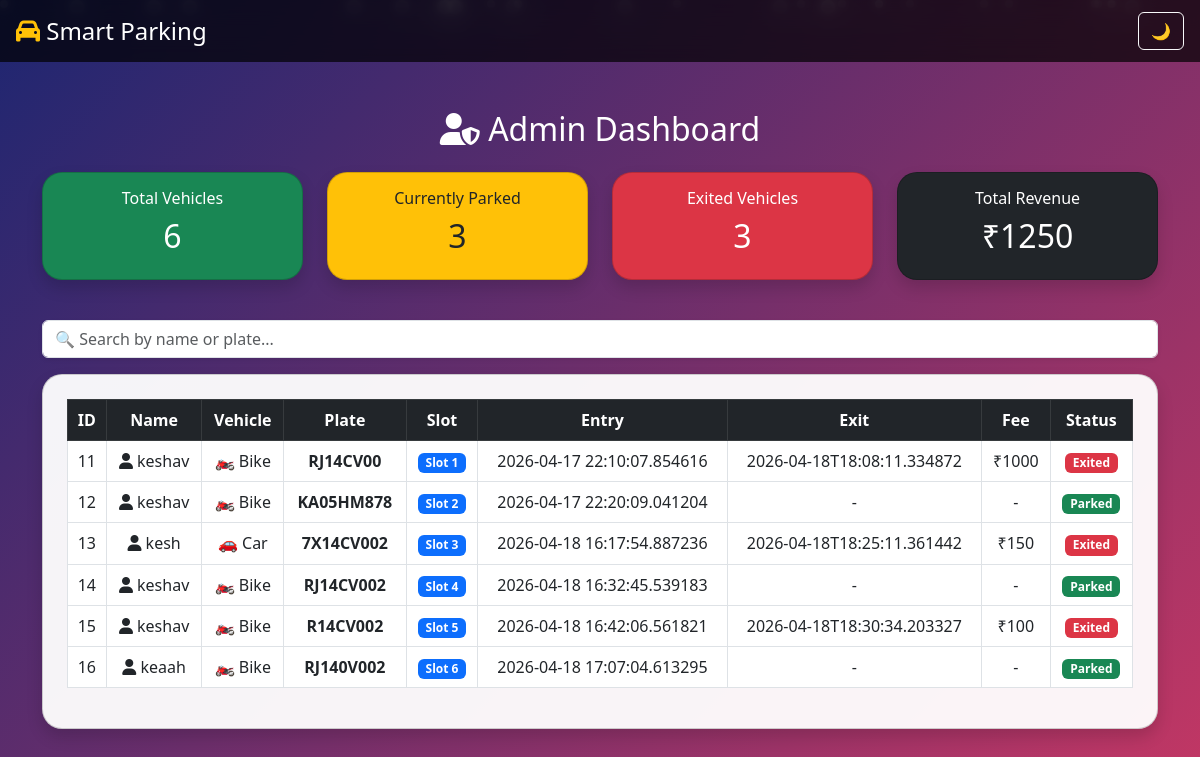
Screenshot of /admin (signed in) with the database file from the repository.
### tables this page shows
CREATE TABLE users (
            id INTEGER PRIMARY KEY AUTOINCREMENT,
            name TEXT,
            vehicle TEXT,
            plate TEXT UNIQUE,
            slot INTEGER,
            entry_time TEXT,
            exit_time TEXT,
            fee INTEGER,
            status TEXT
        );

### main.py (the view)
@app.route('/admin')
def admin():
    if not session.get('admin'):
        return redirect('/login')
    conn = sqlite3.connect('parking.db')
    cur = conn.cursor()
    cur.execute("SELECT * FROM users")
    users = cur.fetchall()
    conn.close()
    return render_template('admin.html', users=users)

### templates/admin.html (shortened to what this page needs)
{% extends 'base.html' %}
{% block content %}
<div class="text-center mt-5 animate__animated animate__fadeInDown">
    <h2 class="text-center mb-4 title-glow">
        <i class="fas fa-user-shield"></i> Admin Dashboard
    </h2>
    <div class="row text-center mb-4">
        <div class="col-md-3 mb-3">
            <div class="card p-3 bg-success text-white shadow">
                <h6>Total Vehicles</h6>
                <h2>{{ users|length }}</h2>
            </div>
        </div>
        <div class="col-md-3 mb-3">
            <div class="card p-3 bg-warning text-dark shadow">
                <h6>Currently Parked</h6>
                <h2>{{ users | selectattr(8, 'equalto', 'parked') | list | length }}</h2>
            </div>
        </div>
        <div class="col-md-3 mb-3">
            <div class="card p-3 bg-danger text-white shadow">
                <h6>Exited Vehicles</h6>
                <h2>{{ users | selectattr(8, 'equalto', 'exited') | list | length }}</h2>
            </div>
        </div>
        <div class="col-md-3 mb-3">
            <div class="card p-3 bg-dark text-white shadow">
                <h6>Total Revenue</h6>
                <h2>₹{{ users | map(attribute=7) | select | sum }}</h2>
            </div>
        </div>
    </div>
    <input type="text" id="searchInput" class="form-control mb-3 shadow-sm"
           placeholder="🔍 Search by name or plate...">
    <div class="card p-4 shadow">
        <div class="table-responsive">
            <table class="table table-hover table-bordered align-middle text-center">
                <thead class="table-dark">
                    <tr>
                        <th>ID</th>
                        <th>Name</th>
                        <th>Vehicle</th>
                        <th>Plate</th>
                        <th>Slot</th>
                        <th>Entry</th>
                        <th>Exit</th>
                        <th>Fee</th>
                        <th>Status</th>
                    </tr>
                </thead>
                <tbody id="tableBody">
                    {% for u in users %}
                    <tr>
                        <td>{{ u[0] }}</td>
                        <td>
                            <i class="fas fa-user"></i> {{ u[1] }}
                        </td>
                        <td>
                            {% if u[2] == "car" %}
                                🚗 Car
                            {% else %}
                                🏍️ Bike
                            {% endif %}
                        </td>
                        <td><strong>{{ u[3] }}</strong></td>
                        <td>
                            <span class="badge bg-primary">Slot {{ u[4] }}</span>
                        </td>
                        <td>{{ u[5] }}</td>
                        <td>
                            {% if u[6] %}
                                {{ u[6] }}
                            {% else %}
                                -
                            {% endif %}
                        </td>
                        <td>
                            {% if u[7] %}
                                ₹{{ u[7] }}
                            {% else %}
                                -
                            {% endif %}
                        </td>
                        <td>
                            {% if u[8] == "parked" %}
                                <span class="badge bg-success">Parked</span>
                            {% else %}
                                <span class="badge bg-danger">Exited</span>
                            {% endif %}
                        </td>
                    </tr>
                    {% endfor %}
                </tbody>
            </table>
        </div>
    </div>
</div>
{% endblock %}

### templates/base.html (style rules this page uses)
body { background: linear-gradient(135deg, #1d2671, #c33764); color: white; min-height: 100vh; overflow-x: hidden; }
.card { border-radius: 20px; background: rgba(255,255,255,0.95); color: black; backdrop-filter: blur(12px); transition: 0.3s; }

### rows the page displays
users: id "11", name "keshav", vehicle "🏍️ Bike", plate "RJ14CV00", slot "1", entry_time "2026-04-17 22:10:07.854616", exit_time "2026-04-18T18:08:11.334872", fee "1000", status "Exited"
users: id "12", name "keshav", vehicle "🏍️ Bike", plate "KA05HM878", slot "2", entry_time "2026-04-17 22:20:09.041204", status "Parked"
users: id "13", name "kesh", vehicle "🚗 Car", plate "7X14CV002", slot "3", entry_time "2026-04-18 16:17:54.887236", exit_time "2026-04-18T18:25:11.361442", fee "150", status "Exited"
users: id "14", name "keshav", vehicle "🏍️ Bike", plate "RJ14CV002", slot "4", entry_time "2026-04-18 16:32:45.539183", status "Parked"
users: id "15", name "keshav", vehicle "🏍️ Bike", plate "R14CV002", slot "5", entry_time "2026-04-18 16:42:06.561821", exit_time "2026-04-18T18:30:34.203327", fee "100", status "Exited"
users: id "16", name "keaah", vehicle "🏍️ Bike", plate "RJ140V002", slot "6", entry_time "2026-04-18 17:07:04.613295", status "Parked"

### other values shown
{{ users|length }} "6"
{{ users | selectattr(8, 'equalto', 'parked') | list | length }} "3"
{{ users | selectattr(8, 'equalto', 'exited') | list | length }} "3"
{{ users | map(attribute=7) | select | sum }} "1250"
